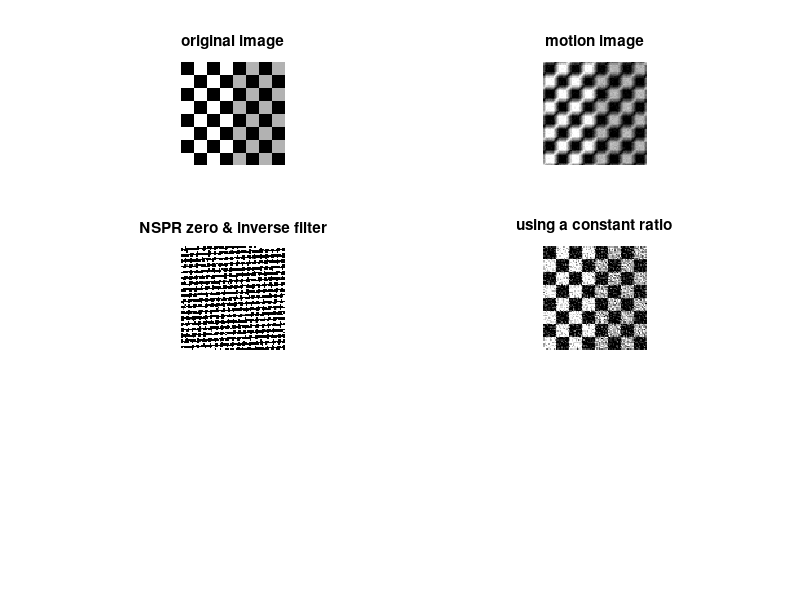

This figure's MATLAB source: (Note: this script raises an error after producing the figure.)
f = checkerboard();

figure(1);
subplot(3, 2, 1);
imshow(f);
title('original image');

PSF = fspecial('motion', 7, 45);

gb = imfilter(f, PSF, 'circular');
noise = imnoise(zeros(size(f)), 'gaussian', 0, 0.001);
g = gb + noise;
subplot(3, 2, 2);
imshow(g);
title('motion image');


f1 = deconvwnr(g, PSF);
subplot(3, 2, 3);
imshow(f1);
title('NSPR zero & inverse filter');

Sn = abs(fft2(noise).^2);           % noise power spectrum
nA = sum(Sn(:))/prod(size(noise));  % noise average power
Sf = abs(fft2(f)).^2;               % image power spectrum
fA = sum(Sf(:))/prod(size(f));      % image average power
R = nA/fA;

f2 = deconvwnr(g, PSF, R);
subplot(3, 2, 4);
imshow(f2);
title('using a constant ratio');


NCORR = fftshift(real(ifft2(Sn)));
ICORR = fftshift(real(ifft2(Sf)));
f3 = deconvwnr(g, PSF, NCORR, ICORR);
subplot(3, 2, 5);
imshow(f3);
title('using autocorrelation functions');







